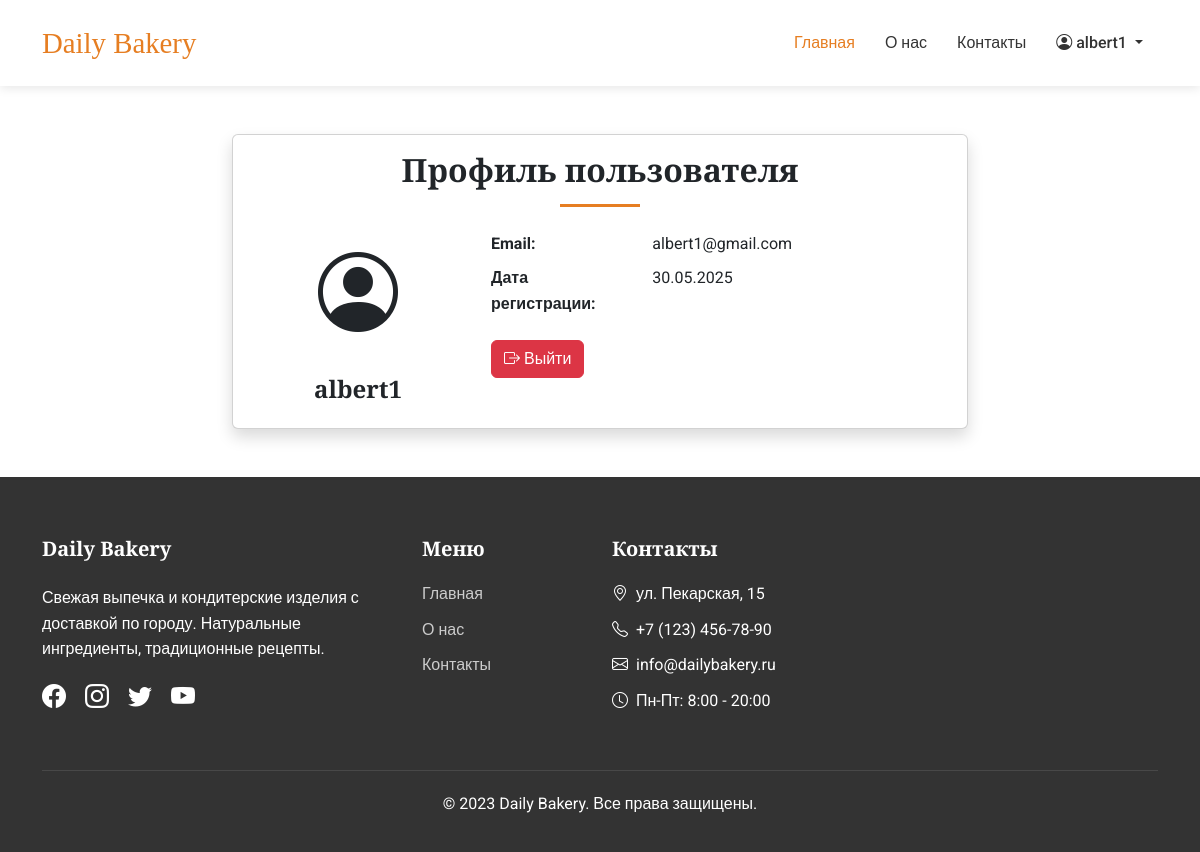
Screenshot of /profile.php (signed in) with the database file from the repository.
### tables this page shows
CREATE TABLE `users` (
  `id` int(11) NOT NULL,
  `username` varchar(50) NOT NULL,
  `email` varchar(100) NOT NULL,
  `password` varchar(255) NOT NULL,
  `first_name` varchar(50) DEFAULT NULL,
  `last_name` varchar(50) DEFAULT NULL,
  `phone` varchar(20) DEFAULT NULL,
  `address` text DEFAULT NULL,
  `created_at` timestamp NOT NULL DEFAULT current_timestamp(),
  `updated_at` timestamp NOT NULL DEFAULT current_timestamp() ON UPDATE current_timestamp()
);

### profile.php (the view, shortened to what this page needs)
<?php
$servername = "localhost";
$username = "root";
$password = "";
$dbname = "bakery_db";
$conn = new mysqli($servername, $username, $password, $dbname);
$sql = "SELECT username, email, created_at FROM users WHERE id = ?";
$stmt = $conn->prepare($sql);
$stmt->bind_param("i", $_SESSION['user_id']);
$stmt->execute();
$result = $stmt->get_result();
$user = $result->fetch_assoc();
?>
<!DOCTYPE html>
<html lang="ru">
<head>
    <link href="https://cdn.jsdelivr.net/npm/bootstrap@5.3.0/dist/css/bootstrap.min.css" rel="stylesheet">
    <link rel="stylesheet" href="https://cdn.jsdelivr.net/npm/bootstrap-icons@1.10.0/font/bootstrap-icons.css">
    <link rel="stylesheet" href="styles.css">
</head>
<body>
<nav class="navbar navbar-expand-lg sticky-top">
    <div class="container">
        <a class="navbar-brand" href="#">Daily Bakery</a>
        <div class="collapse navbar-collapse" id="navbarNav">
            <ul class="navbar-nav ms-auto">
                <li class="nav-item">
                    <a class="nav-link active" href="index.php">Главная</a>
                </li>
                <li class="nav-item">
                    <a class="nav-link" href="about.php">О нас</a>
                </li>
                <li class="nav-item">
                    <a class="nav-link" href="contact.php">Контакты</a>
                </li>
                <?php if (isset($_SESSION['username'])): ?>
                    <li class="nav-item dropdown">
                        <a class="nav-link dropdown-toggle" href="#" id="navbarDropdown" role="button" data-bs-toggle="dropdown" aria-expanded="false">
                            <i class="bi bi-person-circle me-1"></i><?php echo htmlspecialchars($_SESSION['username']); ?>
                        </a>
                    </li>
                <?php endif; ?>
            </ul>
        </div>
    </div>
</nav>
<section class="py-5">
    <div class="container">
        <div class="row justify-content-center">
            <div class="col-md-8">
                <div class="card shadow">
                    <div class="card-body">
                        <h2 class="section-title mb-4">Профиль пользователя</h2>
                        <div class="row">
                            <div class="col-md-4 text-center">
                                <div class="mb-3">
                                    <i class="bi bi-person-circle" style="font-size: 5rem;"></i>
                                </div>
                                <h4><?php echo htmlspecialchars($user['username']); ?></h4>
                            </div>
                            <div class="col-md-8">
                                <dl class="row">
                                    <dt class="col-sm-4">Email:</dt>
                                    <dd class="col-sm-8"><?php echo htmlspecialchars($user['email']); ?></dd>
                                    <dt class="col-sm-4">Дата регистрации:</dt>
                                    <dd class="col-sm-8"><?php echo date('d.m.Y', strtotime($user['created_at'])); ?></dd>
                                </dl>
                                <div class="mt-4">
                                    <a href="logout.php" class="btn btn-danger">
                                        <i class="bi bi-box-arrow-right"></i> Выйти
                                    </a>
                                </div>
                            </div>
                        </div>
                    </div>
                </div>
            </div>
        </div>
    </div>
</section>
<footer>
    <div class="container">
        <div class="row">
            <div class="col-md-4">
                <h5 class="mb-4">Daily Bakery</h5>
                <p>Свежая выпечка и кондитерские изделия с доставкой по городу. Натуральные ингредиенты, традиционные рецепты.</p>
                <div class="social-icons">
                    <a href="#"><i class="bi bi-facebook"></i></a>
                    <a href="#"><i class="bi bi-instagram"></i></a>
                    <a href="#"><i class="bi bi-twitter"></i></a>
                    <a href="#"><i class="bi bi-youtube"></i></a>
                </div>
            </div>
            <div class="col-md-2">
                <div class="footer-links">
                    <h5>Меню</h5>
                    <ul>
                        <li><a href="index.php">Главная</a></li>
                        <li><a href="about.php">О нас</a></li>
                        <li><a href="contact.php">Контакты</a></li>
                    </ul>
                </div>
            </div>
            <div class="col-md-3">
                <div class="footer-links">
                    <h5>Контакты</h5>
                    <ul>
                        <li><i class="bi bi-geo-alt me-2"></i>ул. Пекарская, 15</li>
                        <li><i class="bi bi-telephone me-2"></i>+7 (123) 456-78-90</li>
                        <li><i class="bi bi-envelope me-2"></i>info@dailybakery.ru</li>
                        <li><i class="bi bi-clock me-2"></i>Пн-Пт: 8:00 - 20:00</li>
                    </ul>
                </div>
            </div>
        </div>
        <div class="copyright text-center">
            <p>&copy; 2023 Daily Bakery. Все права защищены.</p>
        </div>
    </div>
</footer>
</body>
</html>

### styles.css (style rules this page uses)
:root { --primary-color: #e67e22; --secondary-color: #f39c12; --dark-color: #333; --light-color: #f9f9f9; --accent-color: #e74c3c; }
body { font-family: 'Roboto', sans-serif; color: var(--dark-color); background-color: #fff; line-height: 1.6; }
h1, h2, h3, h4, h5 { font-family: 'Playfair Display', serif; font-weight: 700; }
.navbar { background-color: white; box-shadow: 0 2px 10px rgba(0,0,0,0.1); padding: 15px 0; }
.navbar-brand { font-family: 'Playfair Display', serif; font-size: 1.8rem; color: var(--primary-color) !important; }
.nav-link { font-weight: 500; padding: 8px 15px !important; color: var(--dark-color) !important; transition: all 0.3s ease; }
.nav-link:hover, .nav-link.active { color: var(--primary-color) !important; }
.section-title { position: relative; margin-bottom: 50px; text-align: center; }
.section-title:after { content: ''; display: block; width: 80px; height: 3px; background: var(--primary-color); margin: 15px auto; }
footer { background-color: var(--dark-color); color: white; padding: 60px 0 20px; }
.footer-links h5 { margin-bottom: 20px; color: white; }
.footer-links ul { list-style: none; padding-left: 0; }
.footer-links li { margin-bottom: 10px; }
.footer-links a { color: #ccc; text-decoration: none; transition: all 0.3s ease; }
.social-icons a { color: white; font-size: 1.5rem; margin-right: 15px; transition: all 0.3s ease; }
.copyright { border-top: 1px solid rgba(255,255,255,0.1); padding-top: 20px; margin-top: 40px; }

### rows the page displays
users: username "albert1", email "albert1@gmail.com", created_at "30.05.2025"

### other values shown
$_SESSION['username'] "albert1"
